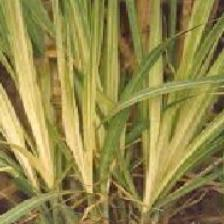
#> input picture Data/grassy_shoot/grassy_shoot1.jpg_0_750.jpeg, 224 x 224 px, found by its file name; its folder holds only this picture in this run
$ python helper.py   (older library calls are emulated)
#> lines starting #> are read from the running program, lines starting #| are printed output that depends on the picture
import numpy as np
from scipy import misc
import os

dataset = []
examples = []

data_root = "./data/"
alphabets = os.listdir(data_root)
for alphabet in alphabets:
    characters = os.listdir(os.path.join(data_root, alphabet))
    for img_file in characters:
        img = misc.imresize(
                            misc.imread(os.path.join(data_root, alphabet, img_file)), [32, 32, 3])
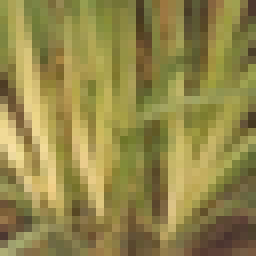
#> img: shape (32, 32, 3) (shown 8 times larger); mean R, G, B 146.1, 135.1, 73
        examples.append(img)
    dataset.append(examples)
#> pass 2 of the loop `for alphabet in alphabets:`:
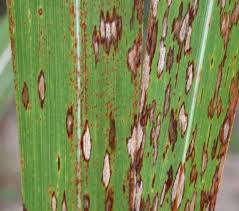
#> input picture Data/leaf_spot/leaf_eye_spot10.jpg, 239 x 211 px, found by its file name
#> `img = misc.imresize( misc.imread(os.path.join(data_root, alphabet, img..`:
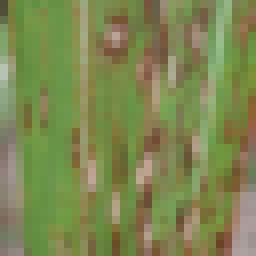
#> img: shape (32, 32, 3) (shown 8 times larger); mean R, G, B 125.4, 135, 80.6
print (np.asarray(dataset).shape)
#| (2, 2, 32, 32, 3)
t = np.asarray(dataset)
t = t.reshape(t.shape[1], t.shape[0], t.shape[2], t.shape[3], t.shape[4])
print (t.shape)
#| (2, 2, 32, 32, 3)
np.save("./data_32_plant.npy", np.asarray(t))
